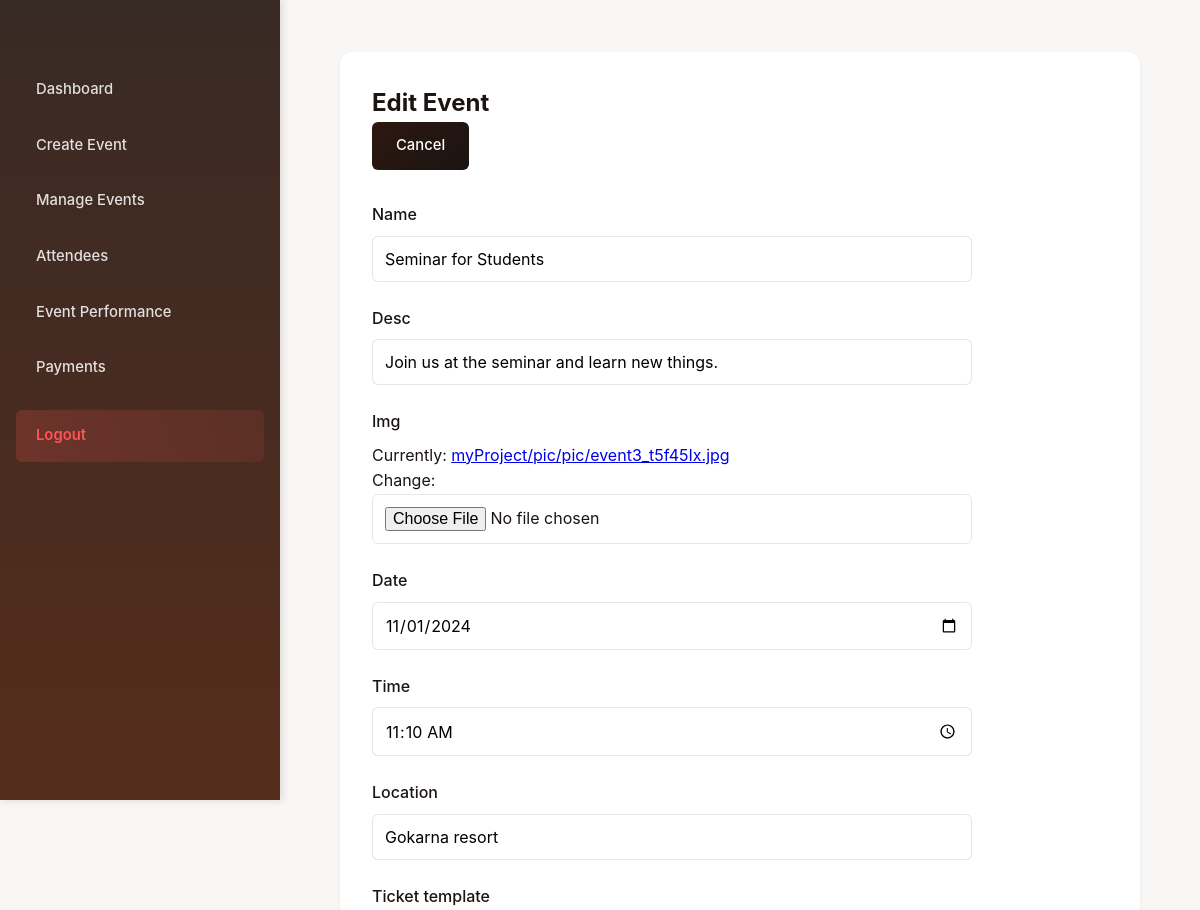
The app's page /events/13/edit/ (signed in, upper part), older data.
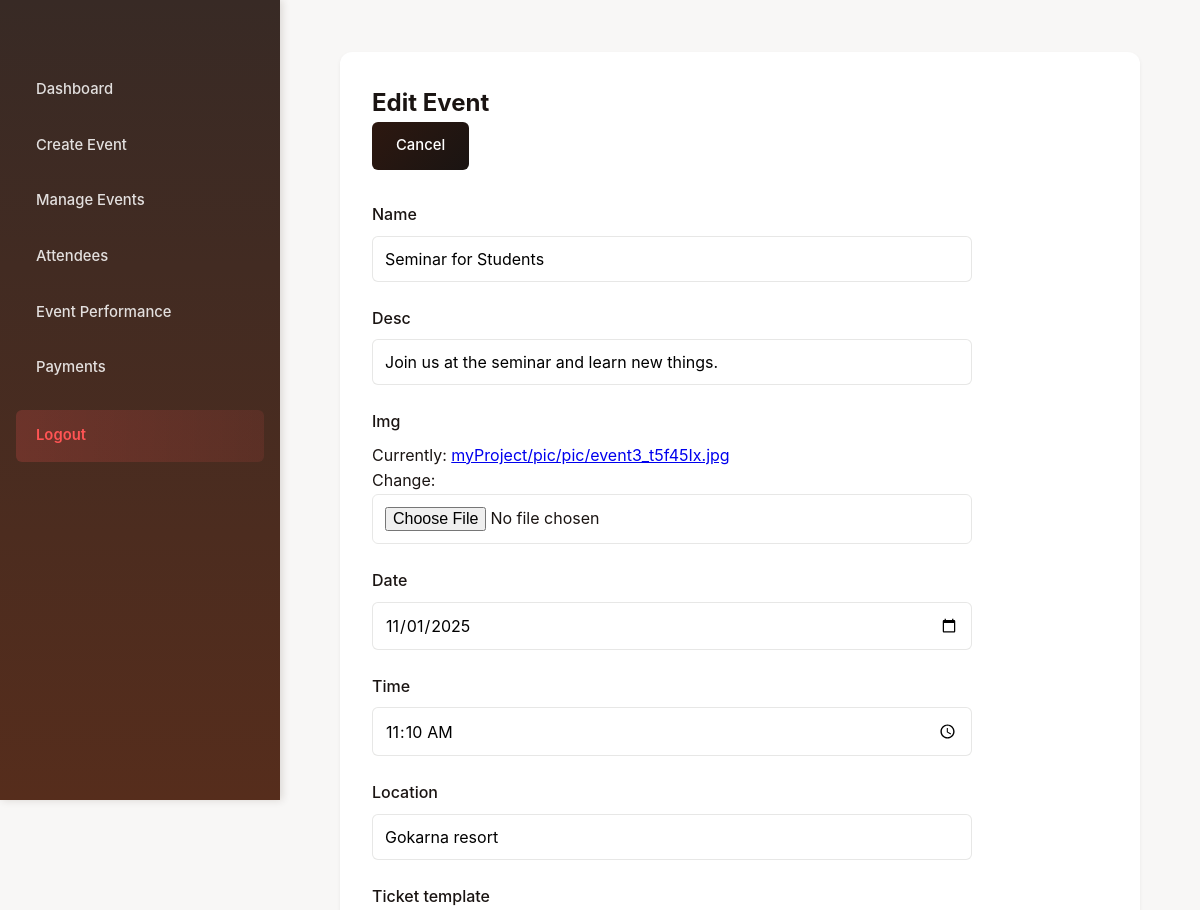
The same page, newer data.
### myApp/models.py (models this page shows, shortened)
class Event(models.Model):
    name=models.CharField(max_length=50)
    desc=models.CharField(max_length=50)
    img = models.ImageField(upload_to='myProject/pic/pic/')
    date = models.DateField(default=timezone.now)
    time = models.TimeField(default=timezone.now)
    location = models.CharField(max_length=255, default='Unknown')
    ticket_template = models.ImageField(upload_to='myProject/pic/pic/', blank=True, null=True)
    number_of_tickets = models.PositiveIntegerField(null=True, blank=True)  # New field for tickets available
    booked_tickets = models.IntegerField(default=0)
    ticket_price = models.DecimalField(max_digits=10, decimal_places=2, null=True, blank=True)  # New field for ticket price
    organizer = models.ForeignKey(User, on_delete=models.CASCADE,default=1)  # Link to user who submits
    approved = models.BooleanField(default=False)  # Admin approval flag
    is_free = models.BooleanField(default=False)
    latitude = models.FloatField(null=True, blank=True)  # New field for latitude
    longitude = models.FloatField(null=True, blank=True)  # New field for longitude

### myApp/views.py (the view)
# urls.py: path('events/<int:event_id>/edit/', views.edit_event, name='edit_event'),
def edit_event(request, event_id):
    event = get_object_or_404(Event, id=event_id, organizer=request.user)
    if request.method == 'POST':
        form = EventForm(request.POST, request.FILES, instance=event)
        if form.is_valid():
            form.save()
            messages.success(request, 'Event updated successfully!')
            return redirect('manageevent')
    else:
        form = EventForm(instance=event)
    return render(request, 'events/edit_event.html', {'form': form, 'event': event})

### myApp/forms.py
class EventForm(forms.ModelForm):
    class Meta:
        model = Event
        fields = ['name', 'desc','img', 'date', 'time', 'location', 'ticket_template','number_of_tickets', 'ticket_price','is_free','latitude', 'longitude']
    date = forms.DateField(widget=DateInput())
    time = forms.TimeField(widget=forms.TimeInput(attrs={'type': 'time'}))
    latitude = forms.FloatField(widget=forms.HiddenInput(), required=False)
    longitude = forms.FloatField(widget=forms.HiddenInput(), required=False)

### myApp/templates/myApp/events/edit_event.html (shortened to what this page needs)
{% extends 'base_organizer.html' %}
{% load static %}
{% block content %}
<div class="edit-event">
    <div class="section-header">
        <h2>Edit Event</h2>
        <div class="header-actions">
            <a href="{% url 'manageevent' %}" class="btn btn-secondary">Cancel</a>
        </div>
    </div>
    <form method="POST" enctype="multipart/form-data" class="event-form">
        {% for field in form %}
        <div class="form-group">
            <label for="{{ field.id_for_label }}">{{ field.label }}</label>
            {{ field }}
        </div>
        {% endfor %}
    </form>
</div>
<link rel="stylesheet" href="https://unpkg.com/leaflet@1.7.1/dist/leaflet.css" />
<link rel="stylesheet" href="https://unpkg.com/leaflet-control-geocoder/dist/Control.Geocoder.css" />
{% endblock %}

Row changes from the older to the newer data that the page shows:
changed Event "Seminar for Students": date "11/01/2024" → "11/01/2025"
